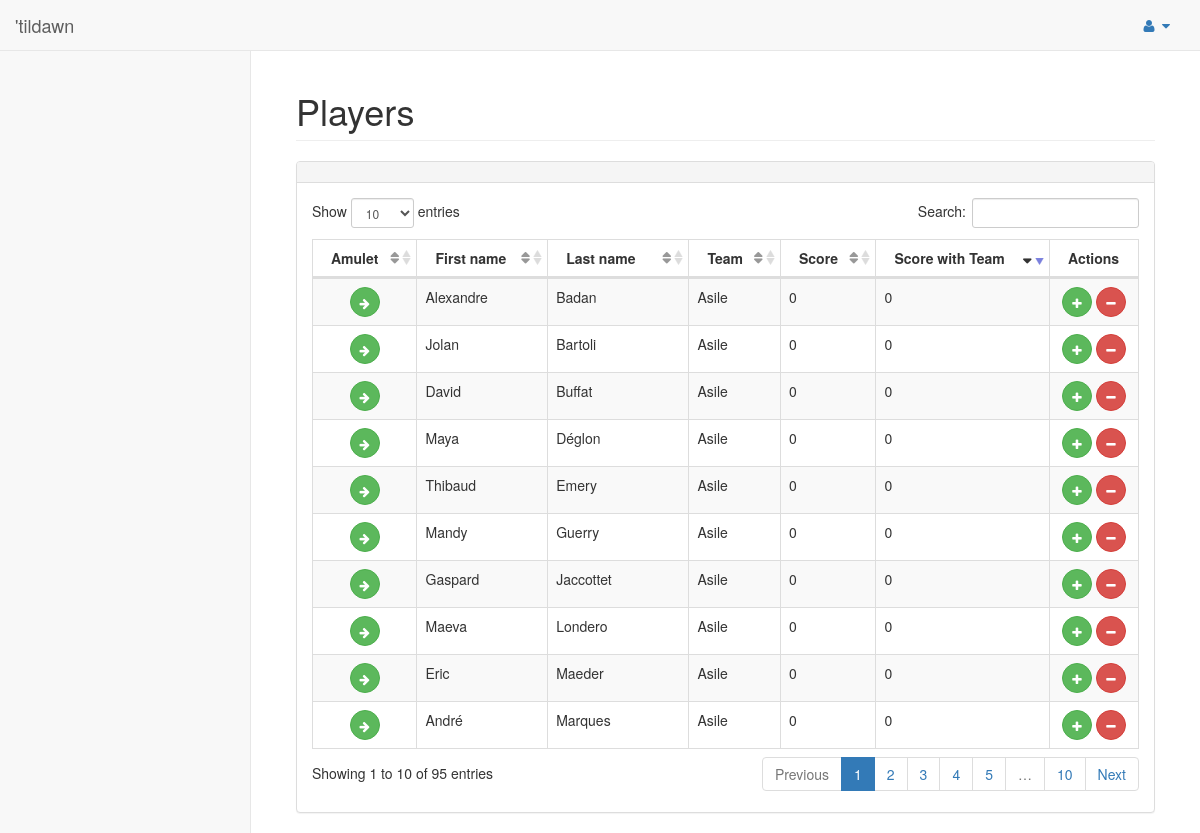
The app's page /pages/players.php with its own data.
### tables this page shows
CREATE TABLE players (
    id INT NOT NULL AUTO_INCREMENT,
    amulet VARCHAR(5) UNIQUE,
	firstname VARCHAR(32) NOT NULL,
	lastname VARCHAR(32) NOT NULL,
	gender ENUM('M', 'F'),
	`group` VARCHAR(32),
	teamId INT NOT NULL,
    score INT DEFAULT 0, 	
	nbDeaths INT DEFAULT 0,
	nbKills INT DEFAULT 0,
	nbEnemyLivesGiven INT DEFAULT 0,
	nbOwnLivesTaken INT DEFAULT 0, 
	nbAmuletsTaken INT DEFAULT 0,
	nbCheatersCaught INT DEFAULT 0, 
	nbTimesArrested INT DEFAULT 0,
	nbTimesTransformed INT DEFAULT 0,
	nbPlayersTransformed INT DEFAULT 0,
	nbObjectsFound INT DEFAULT 0,
	
	PRIMARY KEY(id),
	FOREIGN KEY(teamId) REFERENCES Teams(id)
);

CREATE TABLE teams (
    id INT NOT NULL AUTO_INCREMENT,
	name VARCHAR(16) NOT NULL UNIQUE,
	color VARCHAR(8) NOT NULL UNIQUE,
	score INT DEFAULT 0,
	nbLivesTakenByPlayers INT DEFAULT 0,
	nbPlayersArrested INT DEFAULT 0,
	nbPlayersLost INT DEFAULT 0,
	nbPlayersWon INT DEFAULT 0,
	nbEnemyLivesBroughtByPlayers INT DEFAULT 0,
	nbPlayersDeaths INT DEFAULT 0,
	nbKillsByPlayers INT DEFAULT 0,
	nbMainObjectsFoundByPlayers INT DEFAULT 0,
	
	PRIMARY KEY(id)
);

### model/players.php (called while the page is built, shortened)
<?php
include_once('../model/db.php');
function getAllPlayers(){
    $res = mysqli_query($GLOBALS['link'], 'select players.id as id, amulet, firstname, lastname, teams.name as team, players.teamId as teamId, players.score as score, teams.score as teamScore, gender, `group`, nbDeaths, nbKills, nbOwnLivesTaken, nbEnemyLivesGiven, nbTimesArrested, NbCheatersCaught from players INNER JOIN teams ON players.teamId = teams.id;');
    return fetch_result($res);
}
function getSpecialByPlayer($playerId){
	$res = mysqli_query($GLOBALS['link'], 'select SUM(scoreImpact) as total from specialplayerlog where playerId='.$playerId.';');
	return fetch_result($res);
}
?>

### controller/common.php (called while the page is built, shortened)
<?php
require("../model/players.php");
require("../model/teams.php");
function getPlayers(){
	return getAllPlayers();
}
function calculateWeightedScore($playerScore, $teamScore){
	$weightedScore = round((0.6 * $playerScore) + (0.4 * $teamScore));
	return $weightedScore;
}
function getPlayerScoreWithSpecial($player){
	return $player['score'] + getSpecialByPlayer($player['id'])[0]['total'];
}
function getAllTeamSpecial(){
	return getSpecialAllTeams();
}
?>

### model/db.php (called while the page is built, shortened)
<?php
function fetch_result($res) {
	$result = array();
	if($res != False){
	    while($row = mysqli_fetch_assoc($res)) {
            $result[] = $row;
        }
	}else{
	}
    return $result;
}
?>

### model/teams.php (called while the page is built, shortened)
<?php
include_once('../model/db.php');
function getSpecialAllTeams(){
	$res = mysqli_query($GLOBALS['link'], 'select teams.id as id, SUM(scoreImpact) as total from specialteamlog RIGHT JOIN teams ON specialteamlog.teamId = teams.id group by teams.id;');
	return fetch_result($res);
	}
?>

### pages/players.php (the view, shortened to what this page needs)
<!DOCTYPE html>
<?php
$players = getPlayers();
$specialTeam = getAllTeamSpecial();
?>
<html lang="en">
<head>
    <link href="../vendor/bootstrap/css/bootstrap.min.css" rel="stylesheet">
    <link href="../vendor/metisMenu/metisMenu.min.css" rel="stylesheet">
    <link href="../dist/css/sb-admin-2.css" rel="stylesheet">
    <link href="../vendor/font-awesome/css/font-awesome.min.css" rel="stylesheet" type="text/css">
    <link href="../vendor/datatables-plugins/dataTables.bootstrap.css" rel="stylesheet">
    <link href="../vendor/datatables-responsive/dataTables.responsive.css" rel="stylesheet">
</head>
<body>
    <div id="wrapper">
        <?php include("nav.php");?>
        <div id="page-wrapper">
            <div class="container-fluid">
                <div class="row">
                    <div class="col-lg-12">
                        <h1 class="page-header">Players</h1>
                    </div>
                </div>
            <div class="row">
                <div class="col-lg-12">
                    <div class="panel panel-default">
                        <div class="panel-heading">
                        </div>
                        <div class="panel-body">
                            <table width="100%" class="table table-striped table-bordered table-hover" id="dataTables-example">
                                <thead>
                                    <tr>
                                        <th>Amulet</th>
                                        <th>First name</th>
                                        <th>Last name</th>
                                        <th>Team</th>
                                        <th>Score</th>
										<th>Score with Team</th>
										<th>Actions</th>
                                    </tr>
                                </thead>
                                <tbody>
								    <?php
									    foreach ($players as $player){
											$score = getPlayerScoreWithSpecial($player);
										    echo '<tr>';
                                            if($player['amulet'] != NULL){
												echo '<td>'.$player['amulet'].'</td>';
											}else{
												echo '<td style="text-align:center;"><button type="button" class="btn btn-success btn-circle" data-toggle="modal" data-target="#amulet" data-id="'.$player['id'].'"><i class="fa fa-arrow-right"></i></button>';
											}
                               				echo '<td>'.$player['firstname'].'</td>';
                                            echo '<td>'.$player['lastname'].'</td>';
                                            echo '<td>'.$player['team'].'</td>';
                                            echo '<td>'.$score.'</td>';
											echo '<td>'.calculateWeightedScore($score, $player['teamScore'] + $specialTeam[$player['teamId']-1]['total']).'</td>';
                                            echo '<td style="text-align:center;"><button type="button" class="btn btn-success btn-circle" data-toggle="modal" data-player="'.$player['id'].'" data-target="#addBonus"><i class="fa fa-plus"></i></button>   <button type="button" class="btn btn-danger btn-circle" data-toggle="modal" data-player="'.$player['id'].'" data-target="#addMalus"><i class="fa fa-minus"></i></button></td>';
										    echo '</tr>';
										}
								    ?>
                                </tbody>
                            </table>
                        </div>
                    </div>
                </div>
            </div>
            </div>
        </div>
    </div>
</body>
</html>

### records on screen
players: firstname "Alexandre", lastname "Badan", teamId.name "Asile", score "0"
players: firstname "Jolan", lastname "Bartoli", teamId.name "Asile", score "0"
players: firstname "David", lastname "Buffat", teamId.name "Asile", score "0"
players: firstname "Maya", lastname "Déglon", teamId.name "Asile", score "0"
players: firstname "Thibaud", lastname "Emery", teamId.name "Asile", score "0"
players: firstname "Mandy", lastname "Guerry", teamId.name "Asile", score "0"
players: firstname "Gaspard", lastname "Jaccottet", teamId.name "Asile", score "0"
players: firstname "Maeva", lastname "Londero", teamId.name "Asile", score "0"
players: firstname "Eric", lastname "Maeder", teamId.name "Asile", score "0"
players: firstname "André", lastname "Marques", teamId.name "Asile", score "0"
